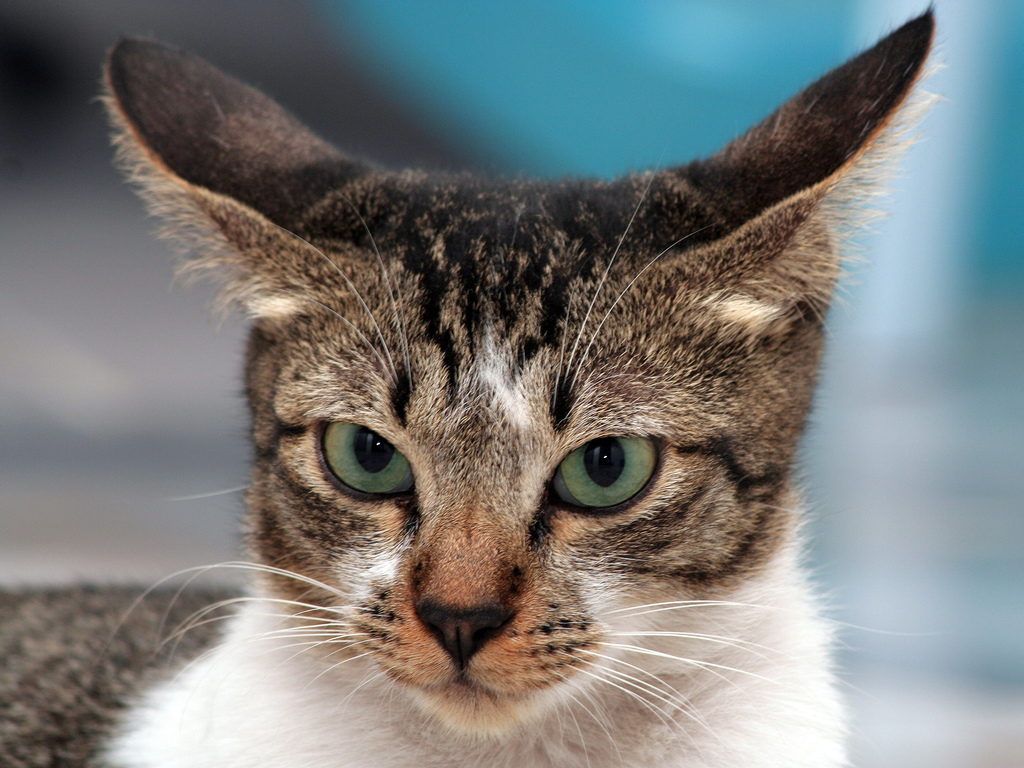
#> input picture cat/1/2/01.jpg, 1024 x 768 px, found by its file name; its folder holds 4 pictures in this run
$ python Gray.py   (older library calls are emulated)
#> lines starting #> are read from the running program, lines starting #| are printed output that depends on the picture
import numpy as np
import cv2
import os

# imgpath= "D:\\BaiduNetdiskDownload\\water_dataset\\training\\images\\1\\2\\"
imgpath= "D:\\BaiduNetdiskDownload\\water_dataset\\test\\test-data\\1\\2\\"
filelist= os.listdir(imgpath)

def changeGray():
    for files in filelist:
        # img = cv2.imread(imgpath+files)
        img = cv2.imread(imgpath+files, cv2.IMREAD_GRAYSCALE)
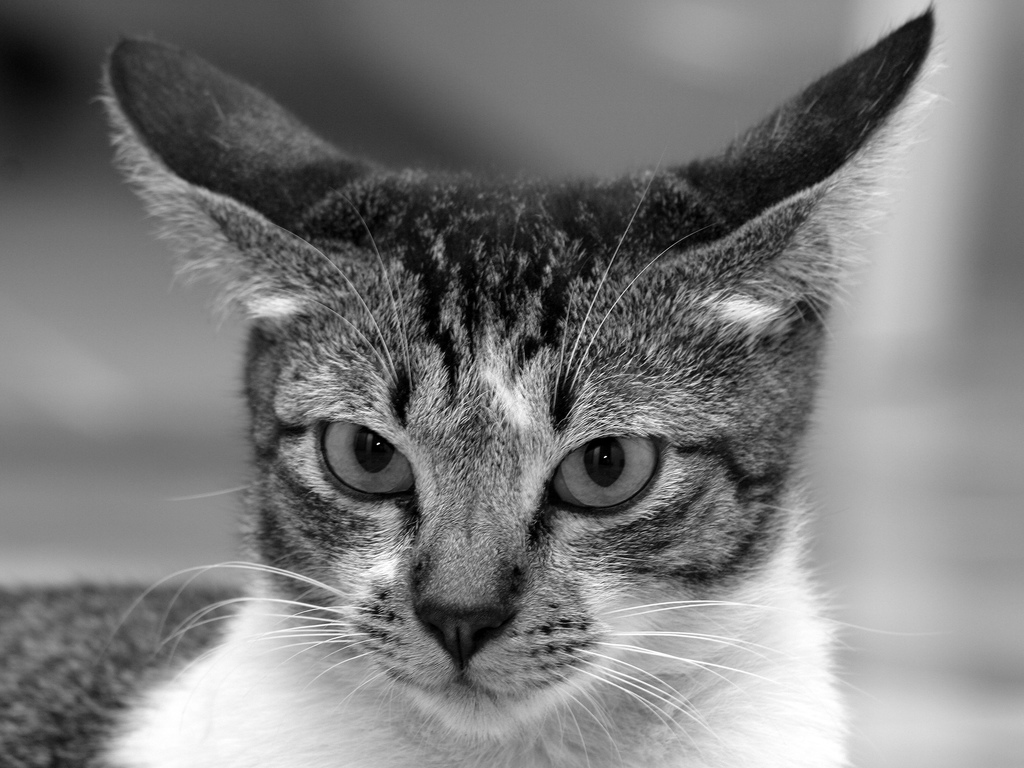
#> img: shape (768, 1024); min 0, max 255, mean 123
        # cv2.imwrite(imgpath+"9"+files, img,cv2.CV_16U)
        cv2.imwrite(imgpath+files, img)
#> pass 2 of the loop in changeGray, `for files in filelist:`:
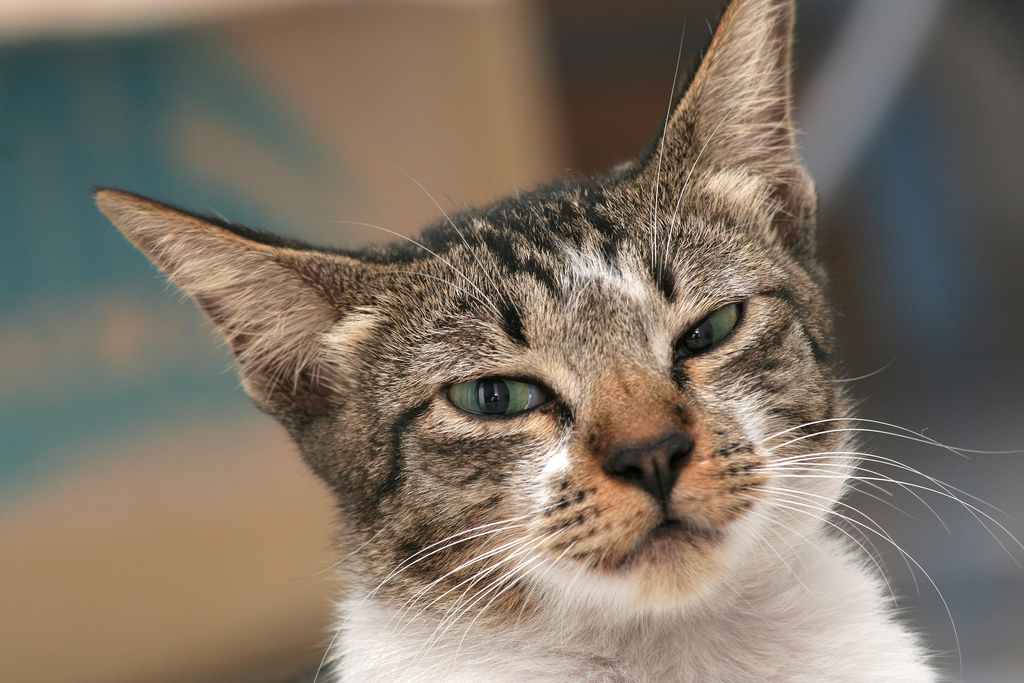
#> input picture cat/1/2/02.jpg, 1024 x 683 px, found by its file name
#> in changeGray, `img = cv2.imread(imgpath+files, cv2.IMREAD_GRAYSCALE)`:
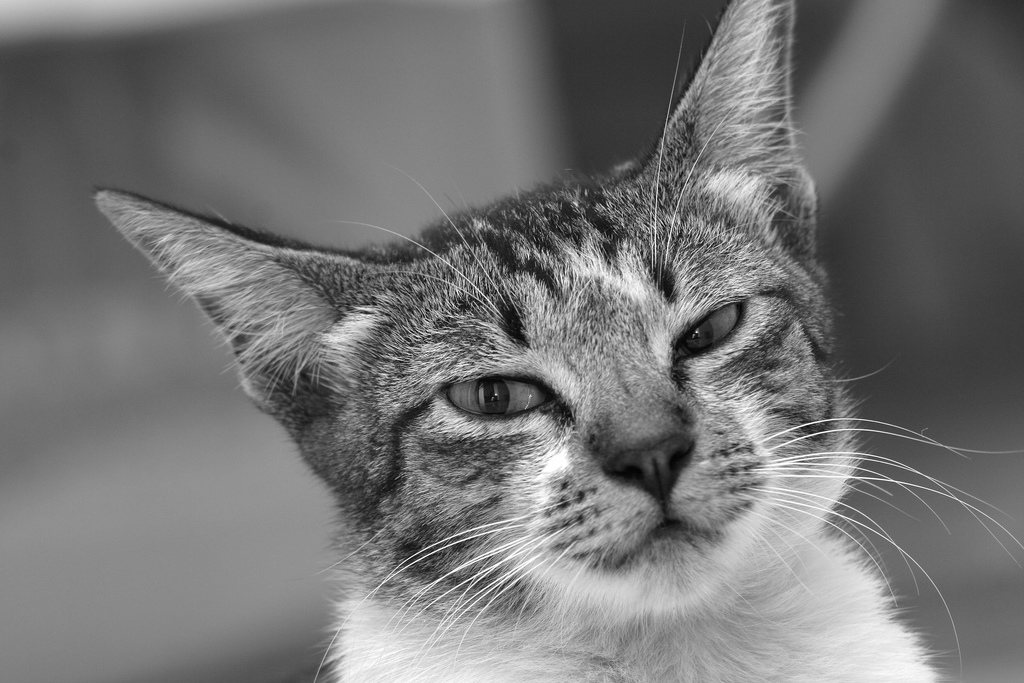
#> img: shape (683, 1024); min 3, max 255, mean 116.6
#> pass 3 of the loop in changeGray, `for files in filelist:`:
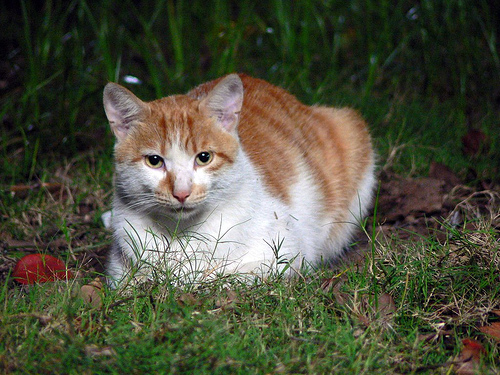
#> input picture cat/1/2/03.jpg, 500 x 375 px, found by its file name
#> in changeGray, `img = cv2.imread(imgpath+files, cv2.IMREAD_GRAYSCALE)`:
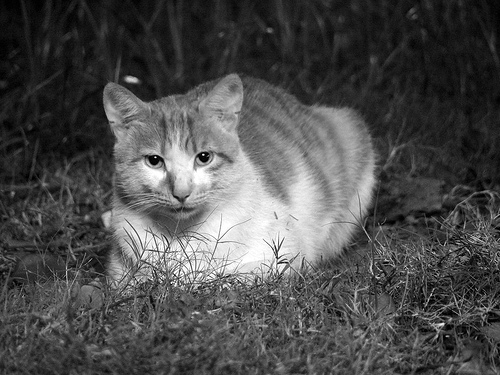
#> img: shape (375, 500); min 0, max 255, mean 77.4
#> the loop made 4 passes; the first 3 are shown
        # cv2.imshow("img_gray",img)
        # cv2.waitKey()
def changeName():
    for files in filelist:
        x = files.split("9")
        k = x[1]
        if (len(x) > 2):
            k = k + "9" + x[2]
        img = cv2.imread(imgpath + files, cv2.IMREAD_GRAYSCALE)
        cv2.imwrite(imgpath + k, img)
if __name__ == '__main__':
    changeGray()
    # changeName()
